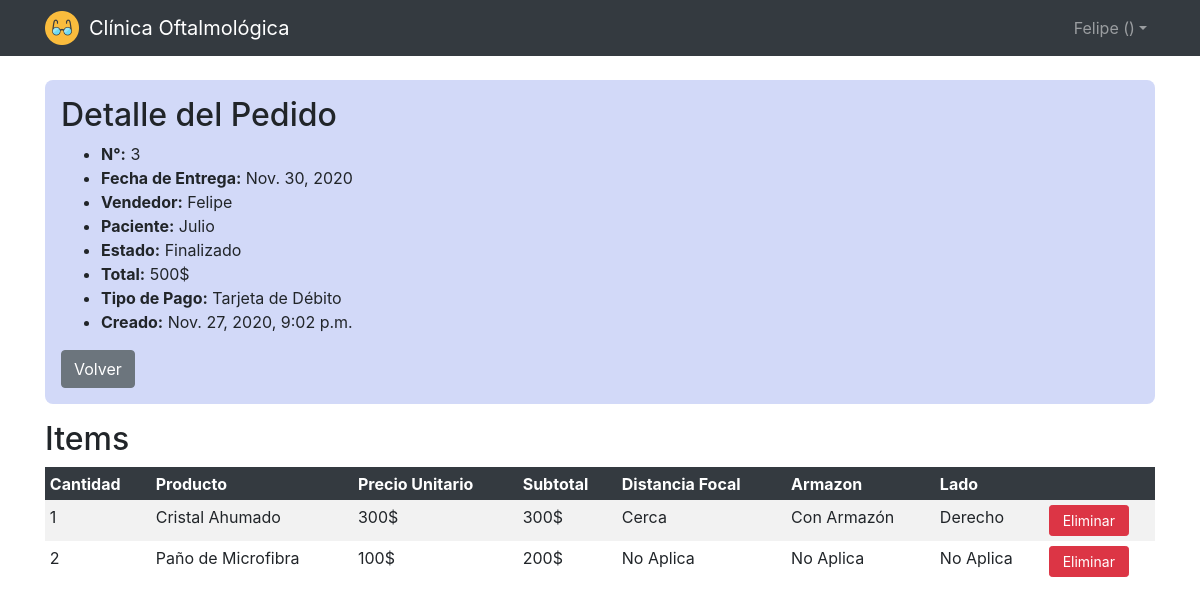
The app's page /clinica/pedidoshow/3 (signed in) with its own data.
### clinica/models.py (models this page shows, shortened)
class Pedido(models.Model):
    created_at = models.DateTimeField(auto_now_add=True)
    updated_at = models.DateTimeField(auto_now=True)
    user = models.ForeignKey(
        settings.AUTH_USER_MODEL,
        on_delete=models.CASCADE,
    )
    paciente = models.ForeignKey(Paciente, on_delete=models.CASCADE)
    tipopago = models.ForeignKey(Tipopago, on_delete=models.CASCADE)
    estado = models.ForeignKey(Estado, on_delete=models.CASCADE)
    total = models.IntegerField()
    fechaentrega = models.DateField()

class Paciente(models.Model):
    user = models.ForeignKey(
        settings.AUTH_USER_MODEL,
        on_delete=models.CASCADE,
    )
    nombre = models.CharField(max_length=64)
    apellido = models.CharField(max_length=64)
    dni = models.IntegerField()
    telefono = models.CharField(max_length=64)
    direccion = models.CharField(max_length=64)
    email = models.CharField(max_length=64)

class Estado(models.Model):
    nombre = models.CharField(max_length=64)

class Tipopago(models.Model):
    nombre = models.CharField(max_length=64)

class Subpedido(models.Model):
    pedido = models.ForeignKey(Pedido, on_delete=models.CASCADE)
    producto = models.ForeignKey(Producto, on_delete=models.CASCADE)
    distancia = models.ForeignKey(Distancia, on_delete=models.CASCADE)
    lado = models.ForeignKey(Lado, on_delete=models.CASCADE)
    armazon = models.ForeignKey(Armazon, on_delete=models.CASCADE)
    cantidad = models.IntegerField()

class Producto(models.Model):
    categoria = models.ForeignKey(Categoria, on_delete=models.CASCADE)
    nombre = models.CharField(max_length=64)
    precio = models.IntegerField()
    detalle = models.CharField(max_length=64)

class Distancia(models.Model):
    nombre = models.CharField(max_length=64)
    def __str__(self):
        return u'{0}'.format(self.nombre)

class Armazon(models.Model):
    nombre = models.CharField(max_length=64)
    def __str__(self):
        return u'{0}'.format(self.nombre)

class Lado(models.Model):
    nombre = models.CharField(max_length=64)
    def __str__(self):
        return u'{0}'.format(self.nombre)

### clinica/views.py (the view)
# urls.py: path("pedidoshow/<int:pedido_id>", views.pedidoshow, name="pedidoshow"),
def pedidoshow(request, pedido_id):
    if not request.user.is_authenticated:
        return HttpResponseRedirect(reverse("login"))
    pedido = Pedido.objects.get(id=pedido_id)
    productos = Producto.objects.all()
    items = Subpedido.objects.filter(pedido_id=pedido_id)
    if request.method == "POST":
        form = FormSubpedido(request.POST)
        if form.is_valid():
            producto = form.cleaned_data["producto"].id
            lado = form.cleaned_data["lado"].id
            armazon = form.cleaned_data["armazon"].id
            distancia = form.cleaned_data["distancia"].id
            cantidad = form.cleaned_data["cantidad"]
            p = Subpedido(pedido_id=pedido_id, producto_id=producto, lado_id=lado, armazon_id=armazon, distancia_id=distancia, cantidad=cantidad)
            p.save()
            precioProducto = Producto.objects.get(id=producto).precio
            pedido.total = pedido.total + (cantidad * precioProducto)
            pedido.save()
            messages.success(request, 'El Item fue Agregado Exitosamente')
            return redirect('pedidoshow', pedido_id)
    else:
        return render(request, "pedidos/show.html", {
            "pedido": pedido,
            "items" : items,
            "productos": productos,
            "form" : FormSubpedido()
        })

### clinica/templates/pedidos/show.html (shortened to what this page needs)
{% extends "layout.html" %}
{% block body %}
    <div class="container">
        <div class="muestra" style="margin-bottom: 1rem;">
            <h2>Detalle del Pedido</h2>
            <ul>
                <li><strong>N°:</strong> {{pedido.id }}</li>
                <li><strong>Fecha de Entrega:</strong> {{ pedido.fechaentrega }}</li>
                <li><strong>Vendedor:</strong> {{ pedido.user.get_username }}</li>
                <li><strong>Paciente:</strong> {{ pedido.paciente.nombre }}</li>
                <li><strong>Estado:</strong> {{ pedido.estado.nombre }}</li>
                {% if request.session.tipousuario_id != 4 %}
                    <li><strong>Total:</strong> {{ pedido.total }}$</li>
                {% endif %}
                <li><strong>Tipo de Pago:</strong> {{ pedido.tipopago.nombre }}</li>
                <li><strong>Creado:</strong> {{ pedido.created_at }}</li>
            </ul>
            <a href="{% url 'pedidosindex' %}" class="btn btn-secondary">Volver</a>
        </div>
        {% if items %}
            <h2>Items</h2>
            <table class="table table-sm table-striped table-borderless">
                <thead class="table-dark">
                    <tr>
                        <th>Cantidad</th>
                        <th>Producto</th>
                        {% if request.session.tipousuario_id != 4 %}
                            <th>Precio Unitario</th>
                            <th>Subtotal</th>
                        {% endif %}
                        <th>Distancia Focal</th>
                        <th>Armazon</th>
                        <th>Lado</th>
                        {% if request.session.tipousuario_id != 4 %}
                            <th></th>
                        {% endif %}
                    </tr>
                </thead>
                <tbody>
                    {% for item in items %}
                        <tr>
                            <td>{{ item.cantidad }}</td>
                            <td>{{ item.producto.nombre }}</td>
                            {% if request.session.tipousuario_id != 4 %}
                                <td>{{ item.producto.precio }}$</td>
                                <td>{% widthratio item.producto.precio 1 item.cantidad %}$</td>
                            {% endif %}
                            <td>{{ item.distancia }}</td>
                            <td>{{ item.armazon }}</td>
                            <td>{{ item.lado }}</td>
                            {% if request.session.tipousuario_id != 4 %}
                                <td style="width: 10%;">
                                    <a href="{% url 'itemdelete' item.id %}" class="btn btn-danger btn-sm botones-index">Eliminar</a>
                                </td>
                            {% endif %}
                        </tr>
                    {% endfor %}
                </tbody>
            </table>
        {% endif %}
    </div>
{% endblock %}

### clinica/templates/layout.html (shortened to what this page needs)
<!DOCTYPE html>
<html lang="es">
    <head>
        {% load static %}
        <link rel="stylesheet" type="text/css" href="{% static 'stylesheets/clinica.css' %}">
        <link rel="stylesheet" href="https://stackpath.bootstrapcdn.com/bootstrap/4.5.0/css/bootstrap.min.css">
    </head>
    <body>
        <header style="margin-bottom: 5rem;">
            <nav class="navbar navbar-expand-xl navbar-dark fixed-top bg-dark">
                <div class="container">
                    <div>
                        <img style="width: 34px; height: 34px;" alt="Icono" src="{% static 'images/icon.png' %}"/>
                    </div>
                    <a class="navbar-brand" href="#" style="margin-left:10px">Clínica Oftalmológica</a>
                    <div class="collapse navbar-collapse" id="navbarCollapse">
                        <div class="navbar-nav">
                            {% if request.user.id %}
                                <div class="nav-item dropdown">
                                    <a class="nav-link dropdown-toggle" data-toggle="dropdown" href="#" role="button" aria-haspopup="true" aria-expanded="false">{{ request.user.username }} ({{ request.session.tipousuario }})</a>
                                </div>
                            {% else %}
                                <a href="{% url 'login' %}" class="nav-item nav-link">Ingresar</a>
                            {% endif %}
                        </div>
                    </div>
                </div>
            </nav>
        </header>
        {% block body %}
        {% endblock %}
    </body>
</html>

### clinica/static/stylesheets/clinica.css (style rules this page uses)
.botones-index { width: 80px; }
.muestra { display: inline-block; border-radius: 8px; padding: 1rem; background-color: #d2d9f8; height: auto; width: 100%; }

### records on screen
Pedido: id "3", fechaentrega "Nov. 30, 2020", user.get_username "Felipe", paciente.nombre "Julio", estado.nombre "Finalizado", total "500", tipopago.nombre "Tarjeta de Débito", created_at "Nov. 27, 2020, 9:02 p.m."
Subpedido: cantidad "1", producto.nombre "Cristal Ahumado", producto.precio "300", producto+cantidad "300", distancia "Cerca", armazon "Con Armazón", lado "Derecho"
Subpedido: cantidad "2", producto.nombre "Paño de Microfibra", producto.precio "100", producto+cantidad "200", distancia "No Aplica", armazon "No Aplica", lado "No Aplica"

### other values on screen
{{ request.user.username }} "Felipe"
